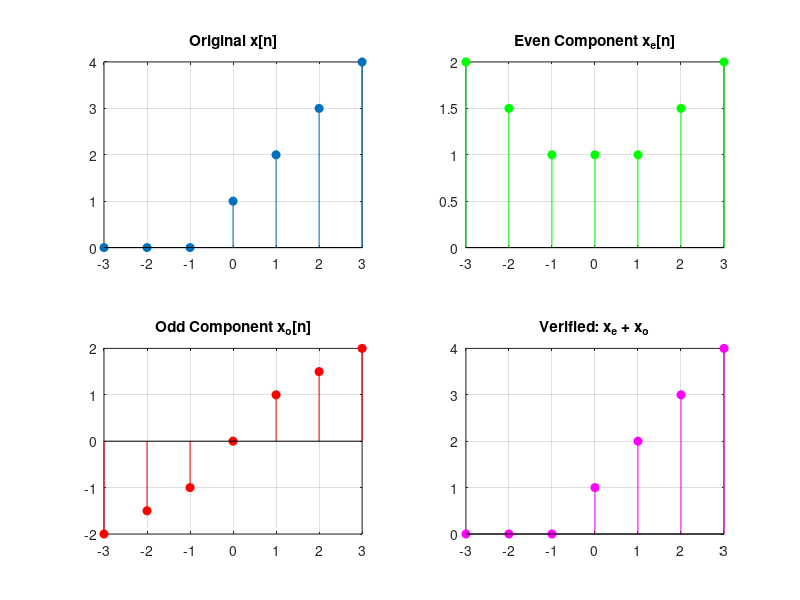

MATLAB code to generate this figure:
% Define a signal x[n] = [1, 2, 3, 4] starting at n=0
x_orig = [1, 2, 3, 4];
n_orig = 0:3;

% To decompose, we need a symmetric time axis that covers both n and -n
% So we need n from -3 to 3
n = -3:3;
x = zeros(1, length(n));
% Put our original signal into this larger window
% x will be [0, 0, 0, 1, 2, 3, 4] for n = [-3, -2, -1, 0, 1, 2, 3]
x(n >= 0 & n <= 3) = x_orig;

% 1. Reverse the signal: x[-n]
x_rev = fliplr(x);

% 2. Decompose
x_even = (x + x_rev) / 2;
x_odd = (x - x_rev) / 2;

% 3. Verify
x_reconstructed = x_even + x_odd;

% --- Plotting ---
figure('Name', 'Even and Odd Decomposition');

subplot(2, 2, 1);
stem(n, x, 'filled'); title('Original x[n]'); grid on;

subplot(2, 2, 2);
stem(n, x_even, 'filled', 'g'); title('Even Component x_e[n]'); grid on;

subplot(2, 2, 3);
stem(n, x_odd, 'filled', 'r'); title('Odd Component x_o[n]'); grid on;

subplot(2, 2, 4);
stem(n, x_reconstructed, 'filled', 'm'); title('Verified: x_e + x_o'); grid on;
